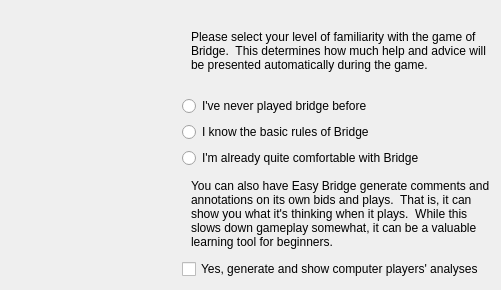
<?xml version="1.0" encoding="UTF-8"?>
<ui version="4.0">
 <class>CProgConfigHelpLevelPage</class>
 <widget class="QWizardPage" name="CProgConfigHelpLevelPage">
  <property name="geometry">
   <rect>
    <x>0</x>
    <y>0</y>
    <width>501</width>
    <height>290</height>
   </rect>
  </property>
  <property name="windowTitle">
   <string>WizardPage</string>
  </property>
  <layout class="QVBoxLayout" name="verticalLayout_2">
   <item>
    <layout class="QHBoxLayout" name="horizontalLayout">
     <item>
      <widget class="QLabel" name="label">
       <property name="text">
        <string/>
       </property>
       <property name="pixmap">
        <pixmap resource="images.qrc">:/newPrefix/resources/BridgeSceneGG3.bmp</pixmap>
       </property>
      </widget>
     </item>
     <item>
      <layout class="QVBoxLayout" name="verticalLayout">
       <item>
        <widget class="QLabel" name="label_2">
         <property name="maximumSize">
          <size>
           <width>310</width>
           <height>16777215</height>
          </size>
         </property>
         <property name="text">
          <string>Please select your level of familiarity with the game of Bridge.  This determines how much help and advice will be presented automatically during the game.</string>
         </property>
         <property name="wordWrap">
          <bool>true</bool>
         </property>
         <property name="indent">
          <number>9</number>
         </property>
        </widget>
       </item>
       <item>
        <widget class="QRadioButton" name="beginHelpLevel">
         <property name="maximumSize">
          <size>
           <width>290</width>
           <height>16777215</height>
          </size>
         </property>
         <property name="text">
          <string>I've never played bridge before</string>
         </property>
        </widget>
       </item>
       <item>
        <widget class="QRadioButton" name="basicHelpLevel">
         <property name="text">
          <string>I know the basic rules of Bridge</string>
         </property>
        </widget>
       </item>
       <item>
        <widget class="QRadioButton" name="minimumHelpLevel">
         <property name="text">
          <string>I'm already quite comfortable with Bridge</string>
         </property>
        </widget>
       </item>
       <item>
        <widget class="QLabel" name="label_3">
         <property name="maximumSize">
          <size>
           <width>310</width>
           <height>16777215</height>
          </size>
         </property>
         <property name="text">
          <string>You can also have Easy Bridge generate comments and annotations on its own bids and plays.  That is, it can show you what it's thinking when it plays.  While this slows down gameplay somewhat, it can be a valuable learning tool for beginners.</string>
         </property>
         <property name="wordWrap">
          <bool>true</bool>
         </property>
         <property name="indent">
          <number>9</number>
         </property>
        </widget>
       </item>
       <item>
        <widget class="QCheckBox" name="enableTracing">
         <property name="text">
          <string>Yes, generate and show computer players' analyses</string>
         </property>
        </widget>
       </item>
      </layout>
     </item>
    </layout>
   </item>
  </layout>
 </widget>
 <resources>
  <include location="images.qrc"/>
 </resources>
 <connections/>
</ui>
